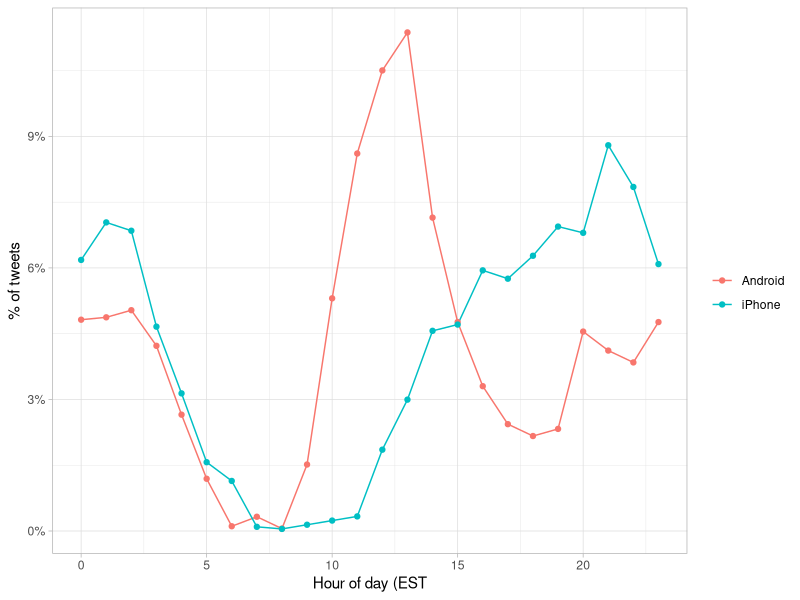

The R script that drew this image:
## ---- chunk 1
#| code-overflow: wrap
#| echo: true
#| eval: true
#| code-line-numbers: "2-5"
suppressPackageStartupMessages({
  library(tidyverse) # data wrangling
  library(lubridate) # working with dates
  library(scales) # axis values to percentage
  library(dslabs) # the data
})

## ---- chunk 2
#| echo: true
#| eval: true
head(trump_tweets) |> as_tibble()
## ---- chunk 3
#| echo: true
#| eval: true
trump_tweets$text[16413]
## ---- chunk 4
#| echo: true
#| eval: true
trump_tweets |> 
  count(source) |>
  arrange(desc(n)) |>
  head(5)
## ---- chunk 5
#| echo: true
#| eval: true
#| code-line-numbers: "1-2|3-5|6|7|8|9"
campaign_tweets <- trump_tweets |> 
  extract(source, "source", "Twitter for (.*)") |>
  filter(source %in% c("Android", "iPhone") & 
           created_at >=ymd("2015-06-17") &
           created_at < ymd("2016-11-08")) |>
  filter(!is_retweet) |> 
  arrange(created_at) |>
  as_tibble()
campaign_tweets
## ---- chunk 6
#| echo: true
#| eval: true
#| output-location: slide
#| fig-align: center
campaign_tweets |>
  mutate(hour = hour(with_tz(created_at, "EST"))) |>
  count(source, hour) |>
  group_by(source) |>
  mutate(percent = n / sum(n)) |>
  ungroup() |>
  ggplot(aes(hour, percent, color = source)) + 
  geom_line() +
  geom_point() +
  scale_y_continuous(labels = percent_format()) + 
  labs(x = "Hour of day (EST", y = "% of tweets", color ="") + theme_light()
## ---- chunk 7
#| echo: true
#| eval: true
library(tidytext)
poem <- c("Roses are red,", "Violets are blue,", 
          "Sugar is sweet,", "And so are you.")
example <- tibble(line = c(1, 2, 3, 4),
                      text = poem)
## ---- chunk 8
#| echo: true
#| eval: true
example
## ---- chunk 9
#| echo: true
#| eval: true
example |> unnest_tokens(word, text)
## ---- chunk 10
#| echo: true
#| eval: true
i <- 3008
campaign_tweets$text[i] |> str_wrap(width = 65) |> cat()
## ---- chunk 11
#| echo: true
#| eval: true
campaign_tweets[i,] |> 
  unnest_tokens(word, text) |>
  pull(word) 
## ---- chunk 12
#| echo: true
#| eval: true
links <- "https://t.co/[A-Za-z\\d]+|&amp;"
campaign_tweets[i,] |> 
  mutate(text = str_replace_all(text, links, ""))  |>
  unnest_tokens(word, text) |>
  pull(word)
## ---- chunk 13
#| echo: true
#| eval: true
tweet_words <- campaign_tweets |> 
  mutate(text = str_replace_all(text, links, ""))  |>
  unnest_tokens(word, text)
tweet_words
## ---- chunk 14
#| echo: true
#| eval: true
tweet_words |> 
  count(word) |>
  arrange(desc(n))
## ---- chunk 15
#| echo: true
#| eval: true
stop_words
## ---- chunk 16
#| echo: true
#| eval: true
tweet_words <- campaign_tweets |> 
  mutate(text = str_replace_all(text, links, ""))  |>
  unnest_tokens(word, text) |>
  filter(!word %in% stop_words$word ) 

## ---- chunk 17
#| echo: true
#| eval: true
tweet_words |> 
  count(word) |>
  top_n(10, n) |>
  mutate(word = reorder(word, n)) |>
  arrange(desc(n)) 
